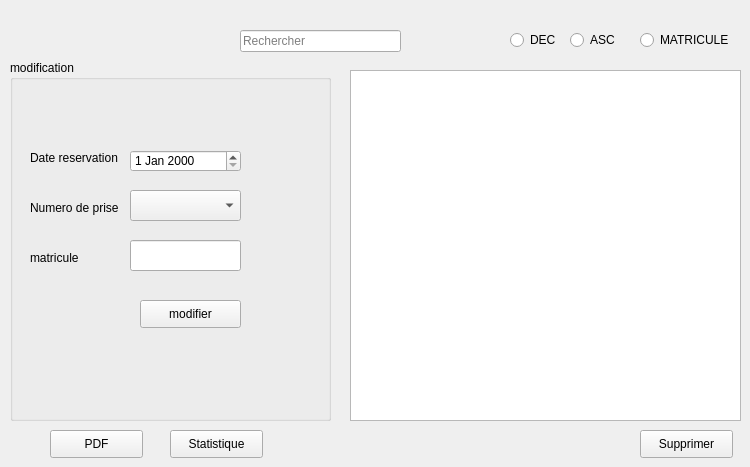
      <widget class="QWidget" name="Historique_2">
       <attribute name="title">
        <string>OPTIONS</string>
       </attribute>
       <widget class="QTableView" name="tableView_reservations">
        <property name="geometry">
         <rect>
          <x>350</x>
          <y>70</y>
          <width>391</width>
          <height>351</height>
         </rect>
        </property>
        <property name="font">
         <font>
          <family>Segoe Print</family>
         </font>
        </property>
        <property name="styleSheet">
         <string notr="true">QListWidget {

	baackground:gold;
}</string>
        </property>
       </widget>
       <widget class="QLineEdit" name="lineEdit_rechercher">
        <property name="geometry">
         <rect>
          <x>240</x>
          <y>30</y>
          <width>161</width>
          <height>22</height>
         </rect>
        </property>
        <property name="font">
         <font>
          <pointsize>9</pointsize>
         </font>
        </property>
        <property name="styleSheet">
         <string notr="true"/>
        </property>
        <property name="text">
         <string/>
        </property>
        <property name="dragEnabled">
         <bool>false</bool>
        </property>
        <property name="placeholderText">
         <string>Rechercher</string>
        </property>
        <property name="clearButtonEnabled">
         <bool>false</bool>
        </property>
       </widget>
       <widget class="QPushButton" name="pushButton_pdf">
        <property name="geometry">
         <rect>
          <x>50</x>
          <y>430</y>
          <width>93</width>
          <height>28</height>
         </rect>
        </property>
        <property name="text">
         <string>PDF</string>
        </property>
       </widget>
       <widget class="QRadioButton" name="radioButton_desc">
        <property name="geometry">
         <rect>
          <x>510</x>
          <y>30</y>
          <width>51</width>
          <height>20</height>
         </rect>
        </property>
        <property name="text">
         <string>DEC</string>
        </property>
       </widget>
       <widget class="QRadioButton" name="radioButton_asc">
        <property name="geometry">
         <rect>
          <x>570</x>
          <y>30</y>
          <width>61</width>
          <height>20</height>
         </rect>
        </property>
        <property name="text">
         <string>ASC</string>
        </property>
       </widget>
       <widget class="QPushButton" name="pushButton_stat">
        <property name="geometry">
         <rect>
          <x>170</x>
          <y>430</y>
          <width>93</width>
          <height>28</height>
         </rect>
        </property>
        <property name="text">
         <string>Statistique</string>
        </property>
       </widget>
       <widget class="QPushButton" name="pushButton_supprimer">
        <property name="geometry">
         <rect>
          <x>640</x>
          <y>430</y>
          <width>93</width>
          <height>28</height>
         </rect>
        </property>
        <property name="text">
         <string>Supprimer</string>
        </property>
       </widget>
       <widget class="QGroupBox" name="groupBox_3">
        <property name="geometry">
         <rect>
          <x>10</x>
          <y>60</y>
          <width>321</width>
          <height>361</height>
         </rect>
        </property>
        <property name="title">
         <string>modification</string>
        </property>
        <widget class="QLabel" name="label_date_reserv_2">
         <property name="geometry">
          <rect>
           <x>20</x>
           <y>90</y>
           <width>111</width>
           <height>16</height>
          </rect>
         </property>
         <property name="text">
          <string>Date reservation</string>
         </property>
        </widget>
        <widget class="QPushButton" name="pushButton_Reserver_2">
         <property name="geometry">
          <rect>
           <x>130</x>
           <y>240</y>
           <width>101</width>
           <height>28</height>
          </rect>
         </property>
         <property name="styleSheet">
          <string notr="true">/*QPushButton {

	border :2px solid gray ;
	border-radius: 10px;
	padding :0 8px;
	background: rgb(207,181,59);
background:rgb(255,215,0);
}*/
</string>
         </property>
         <property name="text">
          <string>modifier</string>
         </property>
        </widget>
        <widget class="QComboBox" name="comboBox_nprise_2">
         <property name="geometry">
          <rect>
           <x>120</x>
           <y>130</y>
           <width>111</width>
           <height>31</height>
          </rect>
         </property>
        </widget>
        <widget class="QLabel" name="label_numprise_3">
         <property name="geometry">
          <rect>
           <x>20</x>
           <y>140</y>
           <width>101</width>
           <height>16</height>
          </rect>
         </property>
         <property name="text">
          <string>Numero de prise</string>
         </property>
        </widget>
        <widget class="QLabel" name="label_numprise_4">
         <property name="geometry">
          <rect>
           <x>20</x>
           <y>190</y>
           <width>101</width>
           <height>16</height>
          </rect>
         </property>
         <property name="text">
          <string>matricule</string>
         </property>
        </widget>
        <widget class="QLineEdit" name="lineEdit_matricule_2">
         <property name="geometry">
          <rect>
           <x>120</x>
           <y>180</y>
           <width>111</width>
           <height>31</height>
          </rect>
         </property>
        </widget>
        <widget class="QDateEdit" name="dateEdit_2">
         <property name="geometry">
          <rect>
           <x>120</x>
           <y>90</y>
           <width>111</width>
           <height>22</height>
          </rect>
         </property>
        </widget>
       </widget>
       <widget class="QRadioButton" name="radioButton_asc_2">
        <property name="geometry">
         <rect>
          <x>640</x>
          <y>30</y>
          <width>101</width>
          <height>20</height>
         </rect>
        </property>
        <property name="text">
         <string>MATRICULE</string>
        </property>
       </widget>
      </widget>
